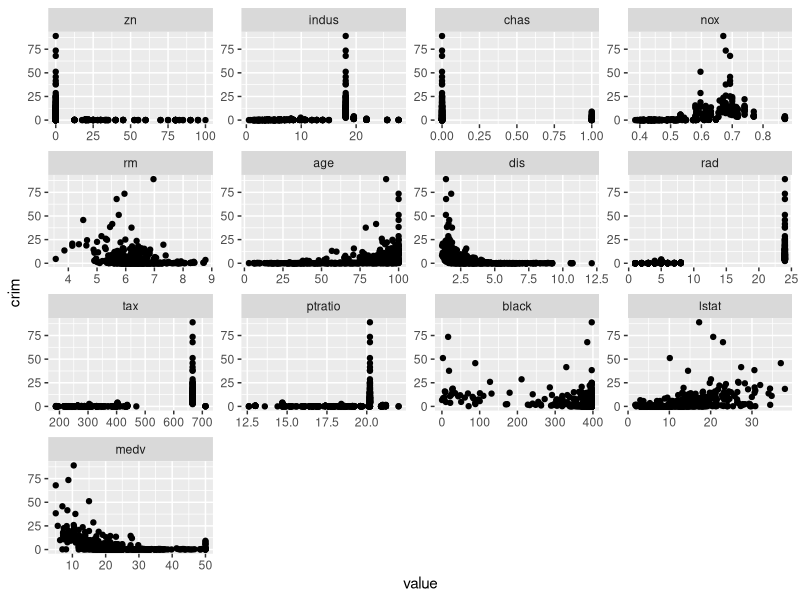
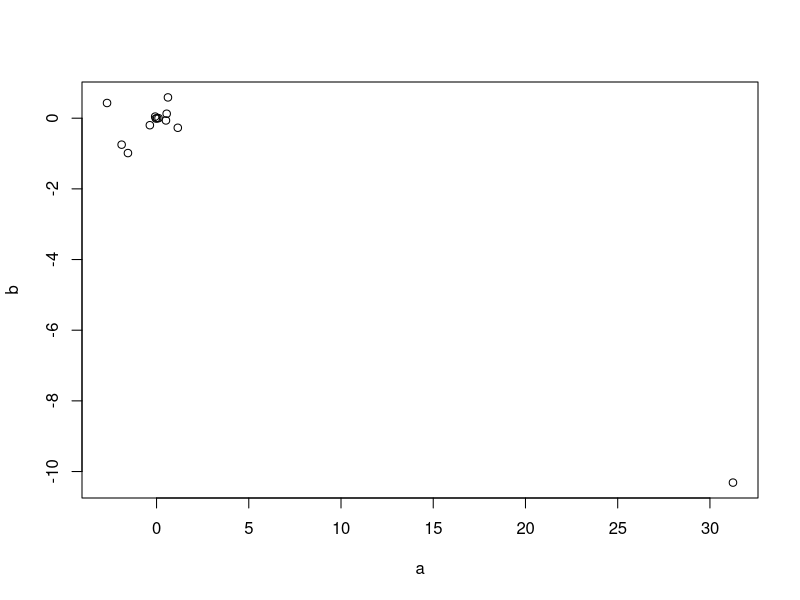

Generate these figures, in order, with R:
## ---- chunk 1
knitr::opts_chunk$set(echo = TRUE)
## ---- chunk 2
GPA=4.0
IQ=110
female3b=85 + 10*GPA + 0.07*110+0.01*GPA*IQ
female3b
## ---- chunk 3
#(a) For each predictor, fit a simple linear regression model to predict the response. Describe your results. In which of the models is there a statistically significant association between the predictor and the response? Create some plots to back up your assertions.
library(MASS)
library(tidyverse)
library(reshape2)
view(Boston)
zn=lm(Boston$crim~Boston$zn)
indus=lm(Boston$crim~Boston$indus)
chas=lm(Boston$crim~Boston$chas)
nox=lm(Boston$crim~Boston$nox)
rm=lm(Boston$crim~Boston$rm)
age=lm(Boston$crim~Boston$age)
dis=lm(Boston$crim~Boston$dis)
rad=lm(Boston$crim~Boston$rad)
tax=lm(Boston$crim~Boston$tax)
ptratio=lm(Boston$crim~Boston$ptratio)
black=lm(Boston$crim~Boston$black)
lstat=lm(Boston$crim~Boston$lstat)
medv=lm(Boston$crim~Boston$medv)
summary(zn)
summary(indus)
summary(chas)
summary(nox)
summary(rm)
summary(age)
summary(dis)
summary(rad)
summary(tax)
summary(ptratio)
summary(black)
summary(lstat)
summary(medv)
#Based on the p_values in the summaries, every prdictor except chas has relationship with crim, which the p value of those prdictor is lower than 0.05.  
bos <- melt(Boston, id="crim")
ggplot(bos, aes(x=value, y=crim)) +
  facet_wrap(~variable, scales="free") + 
  geom_point()

#(b) Fit a multiple regression model to predict the response using all of the predictors. Describe your results. For which predictors can we reject the null hypothesis H0 : βj = 0?

all=lm(crim~.,data=Boston)
summary(all)
# we can reject that prdictor zn,dis, rad,black, and medv, which reject their null hypothesis H0 : βj = 0. 

#(c) How do your results from (a) compare to your results from (b)? Create a plot displaying the univariate regression coefficients from (a) on the x-axis, and the multiple regression coefficients from (b) on the y-axis. That is, each predictor is displayed as a single point in the plot. Its coefficient in a simple linear regression model is shown on the x-axis, and its coefficient estimate in the multiple linear regression model is shown on the y-axis.

#the result of (a),(b) is different.
a = c(coefficients(zn)[2],
      coefficients(indus)[2],
      coefficients(chas)[2],
      coefficients(nox)[2],
      coefficients(rm)[2],
      coefficients(age)[2],
      coefficients(dis)[2],
      coefficients(rad)[2],
      coefficients(tax)[2],
      coefficients(ptratio)[2],
      coefficients(black)[2],
      coefficients(lstat)[2],
      coefficients(medv)[2])
b = coefficients(all)[2:14]
plot(a,b)

#(d) Is there evidence of non-linear association between any of the predictors and the response? To answer this question, for each predictor X, fit a model of the form Y = β0 + β1X + β2X2 + β3X3 + e.
dzn = lm(Boston$crim~poly(Boston$zn,3))
summary(dzn)
dindus= lm(Boston$crim~poly(Boston$indus,3))
summary(dindus) 
dnox = lm(Boston$crim~poly(Boston$nox,3))
summary(dnox) 
drm= lm(Boston$crim~poly(Boston$rm,3))
summary(drm) 
dage = lm(Boston$crim~poly(Boston$age,3))
summary(dage) 
ddis= lm(Boston$crim~poly(Boston$dis,3))
summary(ddis) 
drad = lm(Boston$crim~poly(Boston$rad,3))
summary(drad) 
dtax= lm(Boston$crim~poly(Boston$tax,3))
summary(dtax) 
dptratio= lm(Boston$crim~poly(Boston$ptratio,3))
summary(dptratio) 
dblack= lm(Boston$crim~poly(Boston$black,3))
summary(dblack) 
dlstat = lm(Boston$crim~poly(Boston$lstat,3))
summary(dlstat) 
dmedv= lm(Boston$crim~poly(Boston$medv,3))
summary(dmedv) 
#zn,rm,rad,tax,black,lstat's cubic model has a p-value that is not statistical siginificant. 
#indus,nox,age,dis,ptratio,medv's cubic model has a p-value that is statistical siginificant, which is enough evidence. 

